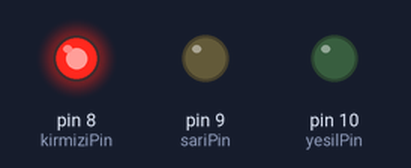
This sketch was run on a simulated Arduino Uno, built with avr-gcc and run on an emulated ATmega328P. Shown: output pins drawn as LEDs (lit = HIGH).

Above: at 2.5 s.
At 6.0 s:
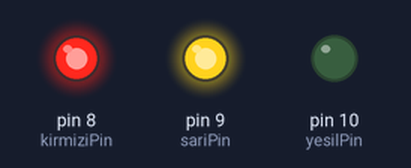
At 9.5 s:
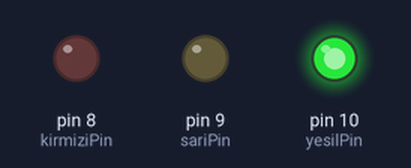
At 13.0 s:
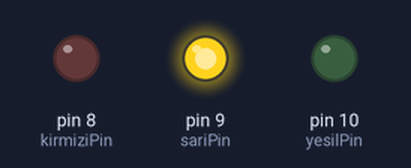
Timing chart, 0 to 18.2 s (numbered marks = the images above):
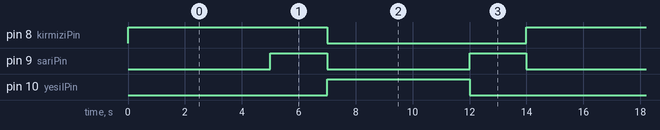

Measured:
- by itself, pin 8 (kirmiziPin): alternates HIGH for 7.0 s and LOW for 7.0 s
- by itself, pin 9 (sariPin): alternates HIGH for 2.0 s and LOW for 5.0 s
- by itself, pin 10 (yesilPin): alternates HIGH for 5.0 s and LOW for 9.0 s

The sketch:

2.1.2_Trafik_Lambasi_.ino
```cpp
int kirmiziPin = 8; //pin numaraları tanımlanır.
int sariPin = 9;
int yesilPin = 10;


// ledleri çıkış olarak tanımlıyoruz
void setup() {

pinMode(kirmiziPin, OUTPUT);
pinMode(sariPin, OUTPUT);
pinMode(yesilPin, OUTPUT);

}

void loop() {

digitalWrite(kirmiziPin, HIGH); // öncelikle kırmızı led yanıyor
delay(5000); // 5 saniye bekler

digitalWrite(sariPin, HIGH); // sarı led yanar
delay(2000); // 2 saniye bekler

// şimdi yeşil ledi yakarak kırmızı ve sarı ledi söndürüyoruz

digitalWrite(yesilPin, HIGH);
digitalWrite(kirmiziPin, LOW);
digitalWrite(sariPin, LOW);
delay(5000);


// sarı ledi yakıp yeşil ledi söndürüyoruz
digitalWrite(sariPin, HIGH);
digitalWrite(yesilPin, LOW);
delay(2000);
digitalWrite(sariPin, LOW); // sarı led söner ve döngü baştan başlar

}
```
